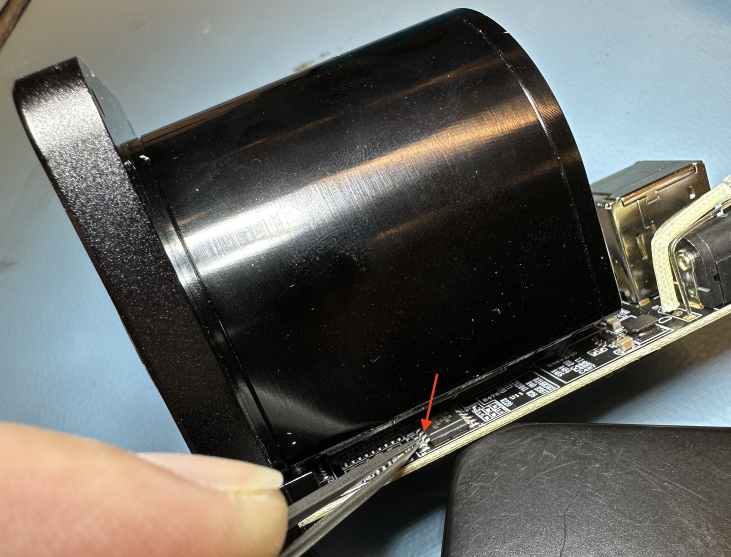
#> input picture img/flash.jpg, 1462 x 1114 px (shown at 1/2 size)
$ python -i eakins_focus_stack.py   (imports and definitions only)   (older library calls are emulated)
#> lines starting #> are read from the running program, lines starting #| are printed output that depends on the picture
import argparse
import socket
import struct
import cv2
import numpy as np
import time

# [33 lines left out: functions send_command, set_focus, capture_snapshot, not called in this run]

def align_images(frames):
    reference_frame = frames[len(frames) // 2]  # Choose a reference frame (e.g., the middle frame)
    reference_frame = frames[-1]  # Choose a reference frame (e.g., the middle frame)

    aligned_frames = [reference_frame]

    for frame in frames:
        warp_mode = cv2.MOTION_EUCLIDEAN
        criteria = (cv2.TERM_CRITERIA_EPS | cv2.TERM_CRITERIA_COUNT, 1000, 1e-5)
        warp_matrix = np.eye(2, 3, dtype=np.float32)

        (cc, warp_matrix) = cv2.findTransformECC(cv2.cvtColor(reference_frame, cv2.COLOR_BGR2GRAY),
                                                 cv2.cvtColor(frame, cv2.COLOR_BGR2GRAY),
                                                 warp_matrix, warp_mode, criteria)
        aligned_frame = cv2.warpAffine(frame, warp_matrix, (frame.shape[1], frame.shape[0]),
                                       flags=cv2.INTER_LINEAR + cv2.WARP_INVERSE_MAP)
        aligned_frames.append(aligned_frame)

    return aligned_frames

# [72 lines left out: functions compute_laplacian, focus_regions, main, not called in this run]

# [2 lines not run here, left out]

>>> import cv2
>>> picture = cv2.imread('../img/flash.jpg', cv2.IMREAD_GRAYSCALE)
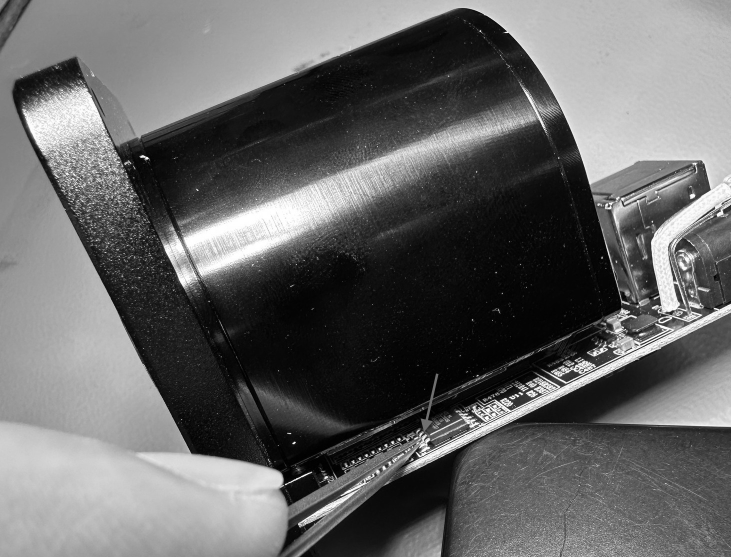
#> picture: shape (1114, 1462) (shown at 1/2 size); min 0, max 255, mean 101.9
>>> result = align_images(picture)
#> in align_images, `reference_frame = frames[len(frames) // 2]`: reference_frame = 1462 values, max 255 at index 358, min 0 at index 1183, mean 60.66
#> in align_images, `reference_frame = frames[-1]`: reference_frame = 1462 values, max 225 at index 1059, min 7 at index 602, mean 123.6
#> the loop in align_images, `for frame in frames:` made 1 pass
#> (warp_mode, criteria, warp_matrix) on pass 1: (1, (3, 1000, 1e-05), [[1, 0, 0], [0, 1, 0]])
#> after the loop in align_images, `for frame in frames:`: aligned_frames = 1 item
#> (the run stopped early here; a loop or call above may not have finished)
